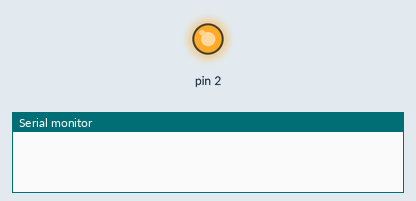
A sketch run on a simulated Arduino Uno, built with avr-gcc and run on an emulated ATmega328P. On the bench: output pins drawn as LEDs (lit = HIGH), the last lines printed to the serial monitor.

Above: at 0.5 s.
At 50.1 s:
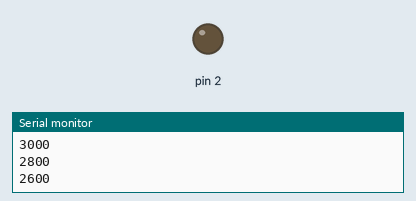
Timing chart, 0 to 52.0 s (numbered marks = the images above):
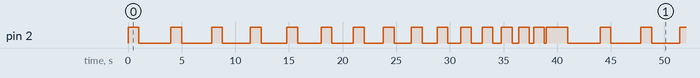

Measured:
- by itself, pin 2: moves between LOW and HIGH, repeating every 40.0 s
- by itself, everything shown: repeats every 40.0 s, in 32 steps

The sketch:

dampingBlink.ino
```cpp
void setup() {
  pinMode(2,OUTPUT);
  Serial.begin(9600);
}

static int time = 3000;

void loop() {
  digitalWrite(2,HIGH);
  delay(1000);
  digitalWrite(2,LOW);
  delay(time);
  time-=200;
  if( time < 0 ) time = 3000;
  Serial.println(time);
}
```
